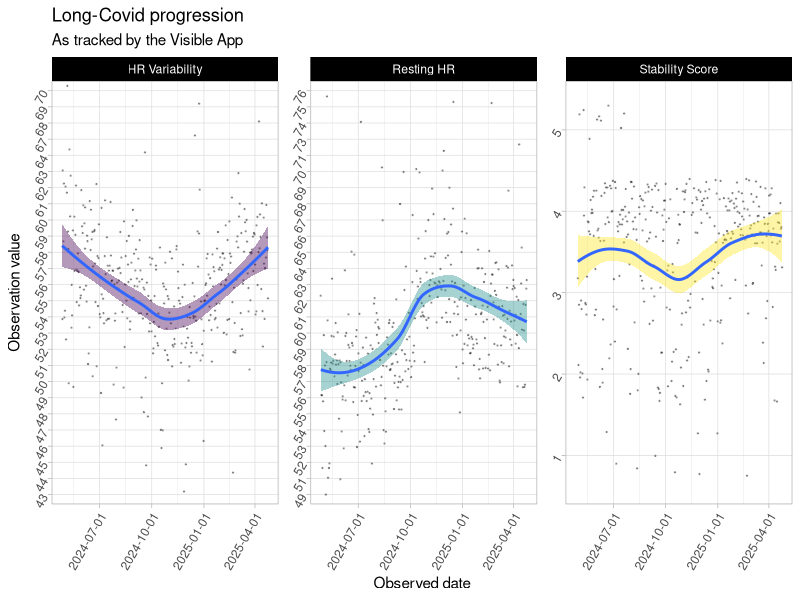
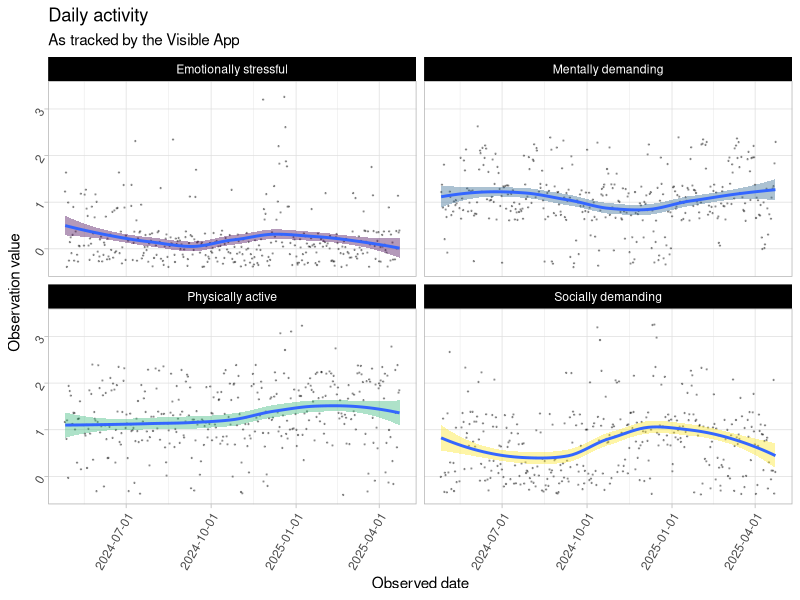
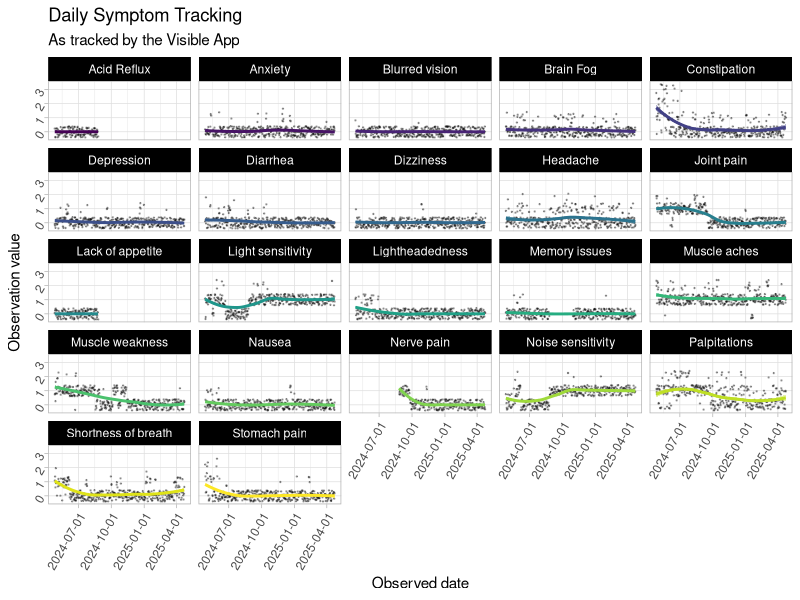
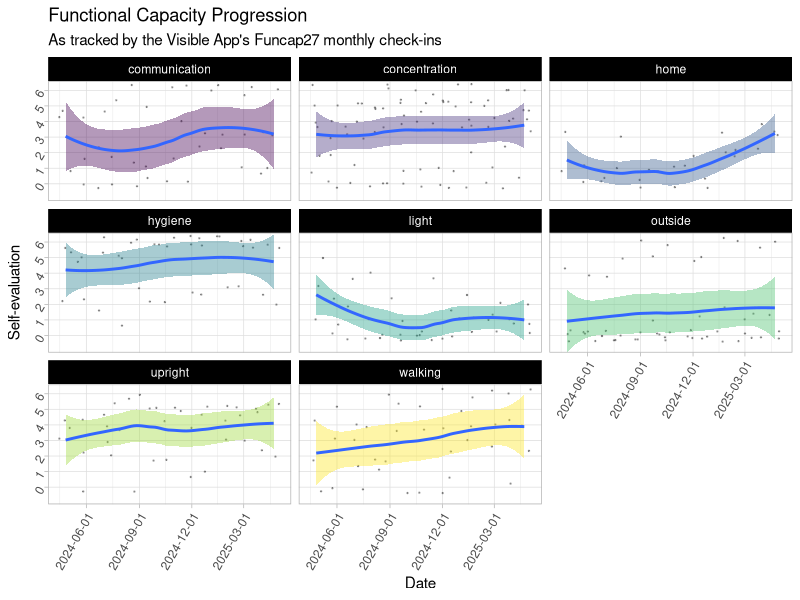
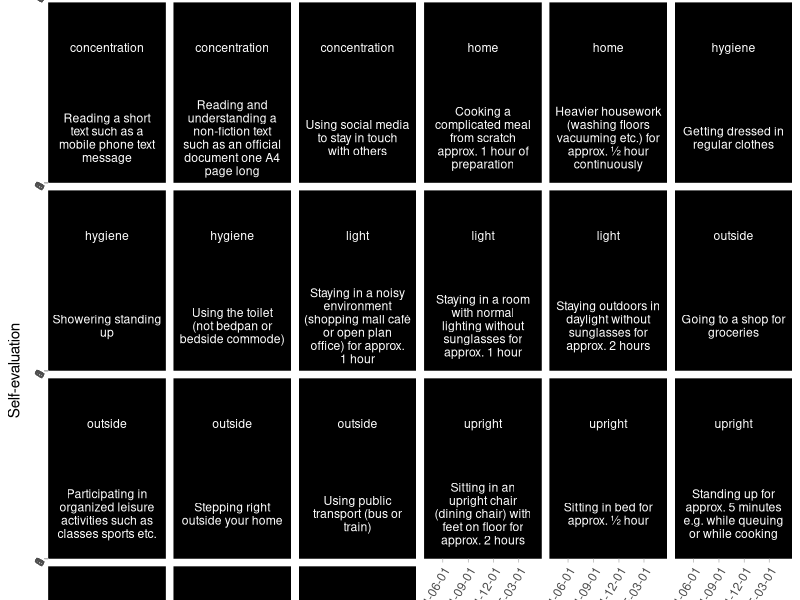
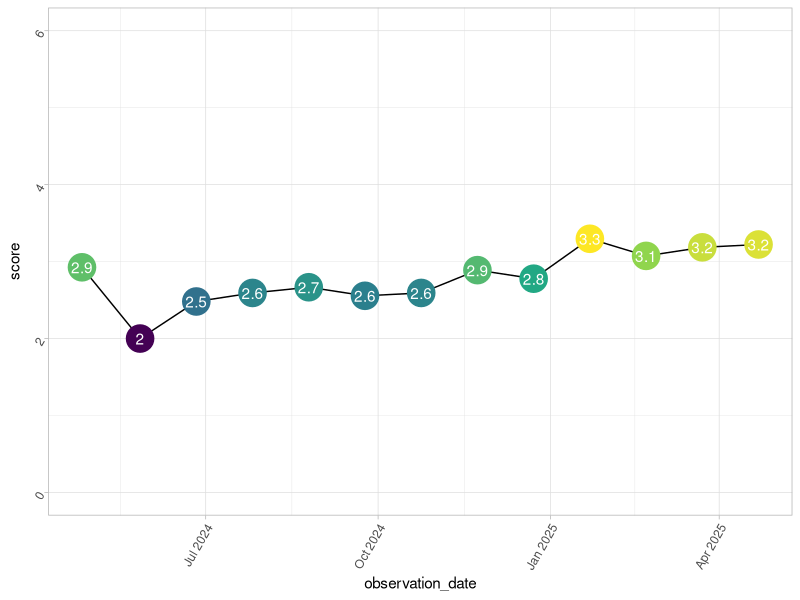
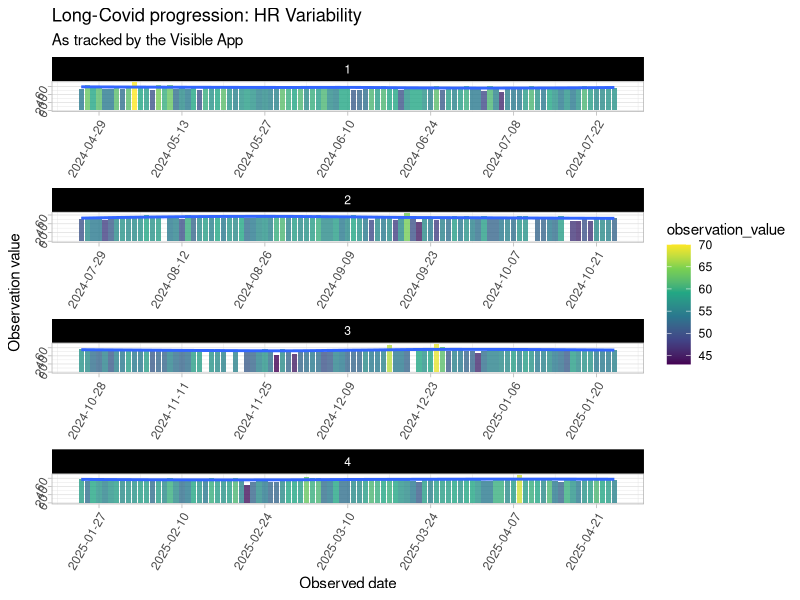
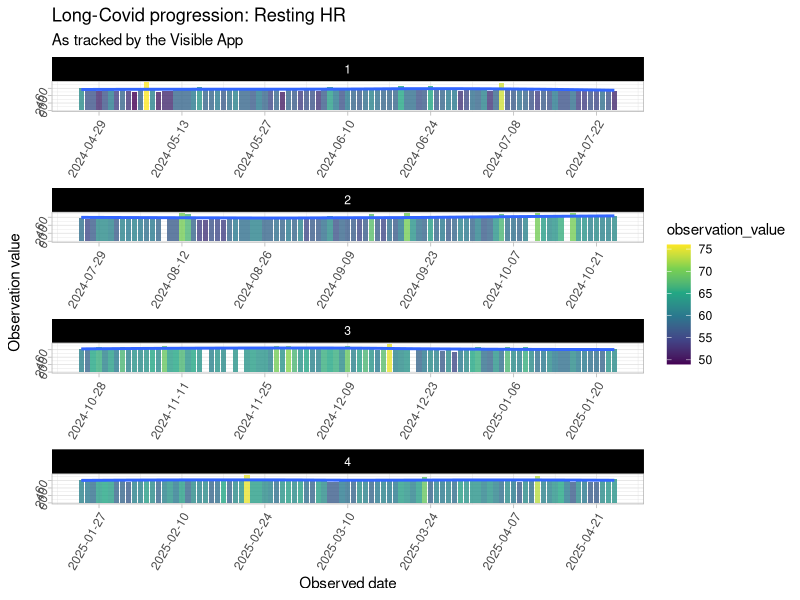

These charts were generated, in order, by the following R code:
## ---- chunk 1
library(tidyverse)

visible <- read_csv(here::here(
  "content/blog/2025/05-01_visible/visible.csv"
))
glimpse(visible)
## ---- chunk 2
# What are our categories
unique(visible$tracker_category)

# What are our trackers
unique(visible$tracker_name)
## ---- chunk 3
# Set some ggplot2 defaults
theme_set(theme_light())
theme_update(
  strip.background = element_rect(fill = "#000"),
  axis.text = element_text(angle = 60, hjust = 1)
)

options(
  "ggplot2.discrete.colour" = scale_colour_viridis_d,
  "ggplot2.discrete.fill" = scale_fill_viridis_d,
  "ggplot2.continuous.colour" = scale_colour_viridis_c,
  "ggplot2.continuous.fill" = scale_fill_viridis_c
)


visible |>
  filter(tracker_category == "Measurement") |>
  ggplot(aes(
    x = observation_date,
    y = observation_value
  )) +
  geom_jitter(alpha = .3, size = .2) +
  geom_smooth(
    aes(
      group = tracker_name,
      fill = tracker_name
    ),
    show.legend = FALSE
  ) +
  facet_wrap(~tracker_name, scales = "free_y") +
  scale_x_date(date_breaks = "3 months") +
  labs(
    title = "Long-Covid progression",
    subtitle = "As tracked by the Visible App",
    x = "Observed date",
    y = "Observation value"
  )
## ---- chunk 4
visible <- visible |>
  mutate(
    category = case_match(
      tracker_category,
      c(
        "Gastrointestinal",
        "Muscles",
        "Brain",
        "Heart and Lungs",
        "Pain",
        "Sensory"
      ) ~
        "Symptoms",
      c("Cognitive", "Emotional", "Physical", "Social") ~ "Activity"
    )
  )

visible |>
  filter(category == "Activity") |>
  ggplot(aes(
    x = observation_date,
    y = observation_value
  )) +
  geom_jitter(alpha = .3, size = .2) +
  geom_smooth(
    aes(
      group = tracker_name,
      fill = tracker_name
    ),
    show.legend = FALSE
  ) +
  facet_wrap(~tracker_name) +
  scale_x_date(date_breaks = "3 months") +
  labs(
    title = "Daily activity",
    subtitle = "As tracked by the Visible App",
    x = "Observed date",
    y = "Observation value"
  )
## ---- chunk 5
#| output-height: 700px
#| fig-height: 10
visible |>
  filter(category == "Symptoms") |>
  ggplot(aes(
    x = observation_date,
    y = observation_value
  )) +
  geom_jitter(alpha = .3, size = .2) +
  geom_smooth(
    aes(
      group = tracker_name,
      colour = tracker_name,
      fill = tracker_name
    ),
    show.legend = FALSE
  ) +
  facet_wrap(~tracker_name) +
  scale_x_date(date_breaks = "3 months") +
  labs(
    title = "Daily Symptom Tracking",
    subtitle = "As tracked by the Visible App",
    x = "Observed date",
    y = "Observation value"
  )
## ---- chunk 6
#| output-height: 700px
#| fig-height: 10
visible |>
  filter(grepl("Funcap", tracker_category)) |>
  mutate(tracker_category = gsub("Funcap_", "", tracker_category)) |>
  ggplot(aes(
    x = observation_date,
    y = observation_value
  )) +
  geom_jitter(alpha = .3, size = .2) +
  geom_smooth(
    aes(
      fill = tracker_category,
      group = tracker_category,
    ),
    show.legend = FALSE
  ) +
  facet_wrap(
    ~tracker_category
  ) +
  scale_x_date(date_breaks = "3 months") +
  labs(
    title = "Functional Capacity Progression",
    subtitle = "As tracked by the Visible App's Funcap27 monthly check-ins",
    x = "Date",
    y = "Self-evaluation"
  )
## ---- chunk 7
#| output-height: 1700px
#| fig-height: 20
visible |>
  filter(grepl("Funcap", tracker_category)) |>
  mutate(tracker_category = gsub("Funcap_", "", tracker_category)) |>
  ggplot(aes(
    x = observation_date,
    y = observation_value
  )) +
  geom_jitter(alpha = .3, size = .2) +
  geom_smooth(
    aes(
      fill = tracker_category,
      group = tracker_name,
    ),
    show.legend = FALSE
  ) +
  facet_wrap(
    ~ tracker_category + tracker_name,
    labeller = labeller(
      tracker_name = label_wrap_gen(20)
    )
  ) +
  scale_x_date(date_breaks = "3 months") +
  labs(
    title = "Functional Capacity Progression",
    subtitle = "As tracked by the Visible App's Funcap27 monthly check-ins",
    x = "Date",
    y = "Self-evaluation"
  )
## ---- chunk 8
#| label: featured
funcap_sum <- visible |>
  filter(grepl("Funcap", tracker_category)) |>
  group_by(observation_date) |>
  summarise(
    score = mean(as.numeric(observation_value))
  )

funcap_sum |>
  ggplot(aes(
    x = observation_date,
    y = score
  )) +
  geom_line() +
  geom_point(
    size = 9,
    show.legend = FALSE,
    aes(colour = score)
  ) +
  geom_text(
    aes(
      label = round(score, 1)
    ),
    colour = "white"
  ) +
  scale_y_continuous(limits = c(0, 6))
## ---- chunk 9
#| output-height: 1700px
#| fig-height: 20
measurements <- visible |>
  filter(tracker_category == "Measurement") |>
  mutate(
    observation_value = as.numeric(observation_value),
    panels = cut(observation_date, 4, labels = FALSE)
  )

zooms <- split(measurements, measurements$tracker_name) |>
  lapply(function(x) {
    ggplot(
      x,
      aes(
        x = observation_date,
        y = observation_value
      )
    ) +
      geom_bar(
        alpha = .8,
        stat = "identity",
        aes(fill = observation_value)
      ) +
      geom_smooth() +
      facet_wrap(~panels, ncol = 1, scales = "free") +
      scale_x_date(date_breaks = "2 weeks") +
      labs(
        title = paste(
          "Long-Covid progression:",
          unique(x$tracker_name)
        ),
        subtitle = "As tracked by the Visible App",
        x = "Observed date",
        y = "Observation value"
      )
  })

zooms$`HR`
## ---- chunk 10
#| output-height: 1700px
#| fig-height: 20
zooms$`Resting HR`
## ---- chunk 11
#| output-height: 1700px
#| fig-height: 20
zooms$`Stability Score`
